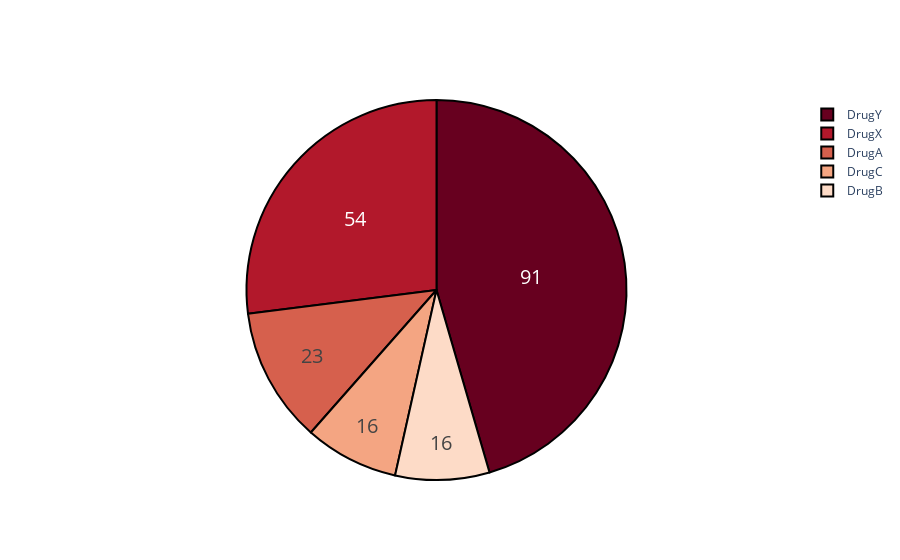

Notebook code cell kept with this figure:
### Code cell
# I visualized the number of Drug in the dataset. 
fig = go.Figure(data = [go.Pie(labels=["DrugY","DrugX","DrugA","DrugC","DrugB"], values=[91,54,23,16,16])])

fig.update_traces(hoverinfo = 'label + percent', textinfo = 'value', textfont_size = 20,
                 marker = dict(colors = px.colors.sequential.RdBu, line = dict( color = '#000000', width = 2)))

fig.show()

### Figure 1 — Plotly figure (JSON) as saved in the notebook; plotly's stock layout.template omitted (floating-point values rounded to 4 significant figures)
{"data": [{"hoverinfo": "label+percent", "labels": ["DrugY", "DrugX", "DrugA", "DrugC", "DrugB"], "marker": {"colors": ["rgb(103,0,31)", "rgb(178,24,43)", "rgb(214,96,77)", "rgb(244,165,130)", "rgb(253,219,199)", "rgb(247,247,247)", "rgb(209,229,240)", "rgb(146,197,222)", "rgb(67,147,195)", "rgb(33,102,172)", "rgb(5,48,97)"], "line": {"color": "#000000", "width": 2}}, "textfont": {"size": 20}, "textinfo": "value", "type": "pie", "values": [91, 54, 23, 16, 16]}], "layout": {}}
